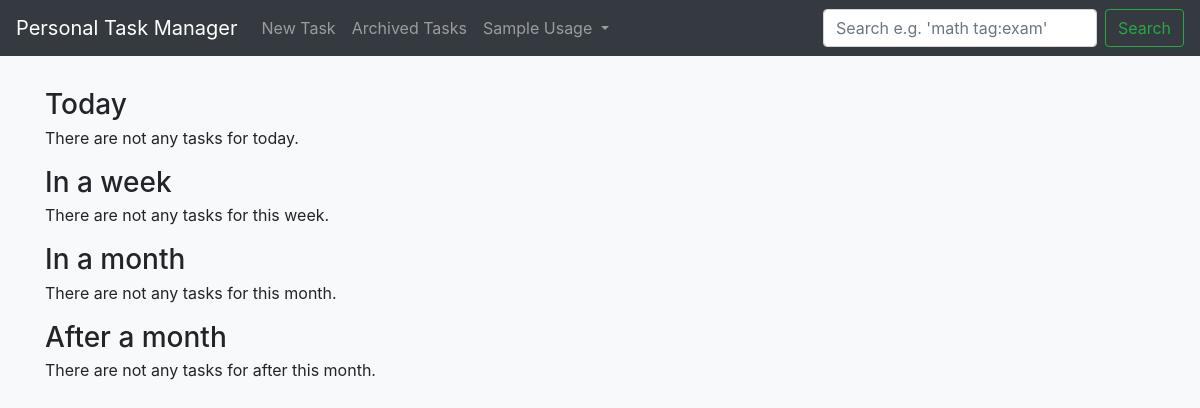
Before: / with the older database file.
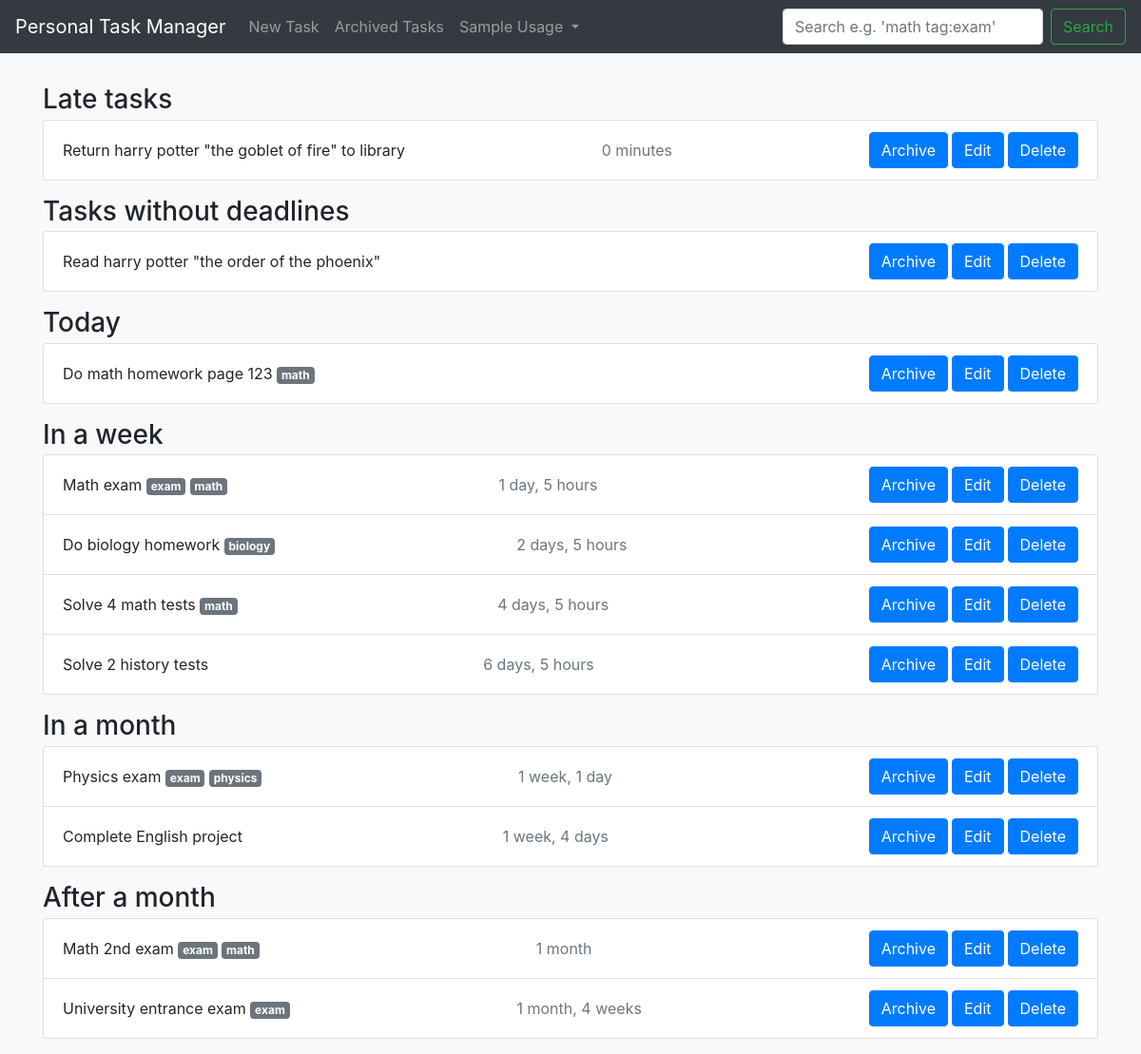
After: the same page with the newer database file.
### app/models.py (models this page shows)
class Task(models.Model):
    description = models.CharField(max_length=200)
    deadline = models.DateTimeField(null=True, blank=True)
    archive_date = models.DateTimeField(null=True, blank=True)
    class Meta:
        ordering = ['deadline']

class Tag(models.Model):
    text = models.CharField(max_length=20)
    tasks = models.ManyToManyField(Task)

### app/views.py (the view)
# urls.py: path('', views.index, name='index'),
def index(request):
    task_list = Task.objects.filter(archive_date__isnull=True)
    today = datetime.date.today()
    in_a_week = today + datetime.timedelta(days=7)
    in_a_month = today + datetime.timedelta(days=30)
    task_list_no_deadline = task_list.filter(deadline=None)
    task_list_late = task_list.filter(deadline__date__lt=today)
    task_list_today = task_list.filter(deadline__date=today)
    task_list_week = task_list.filter(deadline__date__gt=today, deadline__date__lte=in_a_week)
    task_list_month = task_list.filter(deadline__date__gt=in_a_week, deadline__date__lte=in_a_month)
    task_list_other = task_list.filter(deadline__date__gt=in_a_month)
    context = {'task_list': task_list, 'task_list_no_deadline': task_list_no_deadline, 'task_list_late': task_list_late,
               'task_list_today': task_list_today, 'task_list_week': task_list_week, 'task_list_month': task_list_month,
               'task_list_other': task_list_other}
    return render(request, 'app/index.html', context)

### app/templates/app/index.html (shortened to what this page needs)
{% extends "app/base.html" %}
{% block main %}
    {% if task_list_late %}
        <h3 class="mt-3 mb-1">Late tasks</h3>
        <ul class="list-group">
            {% for task in task_list_late %}
                <li class="list-group-item d-flex justify-content-between flex-wrap align-items-center">
                    <div>
                        {{ task.description }}
                    </div>
                    <div class="text-muted">{{ task.deadline|timeuntil }}</div>
                    <div class="d-flex flex-wrap">
                        <form class="mr-1" action="{% url 'app:archive_toggle' %}" method="post">
                            {% if task.archive_date %}
                                <button class="btn btn-primary" type="submit">Unarchive</button>
                            {% else %}
                                <button class="btn btn-primary" type="submit">Archive</button>
                            {% endif %}
                        </form>
                        <form class="mr-1" action="{% url 'app:edit' %}" method="post">
                            <button class="btn btn-primary" type="submit">Edit</button>
                        </form>
                        <form action="{% url 'app:delete' %}" method="post">
                            <button class="btn btn-primary" type="submit" name="task_delete">Delete</button>
                        </form>
                    </div>
                </li>
            {% endfor %}
        </ul>
    {% endif %}
    {% if task_list_no_deadline %}
        <h3 class="mt-3 mb-1">Tasks without deadlines</h3>
        <ul class="list-group">
            {% for task in task_list_no_deadline %}
                <li class="list-group-item d-flex justify-content-between flex-wrap align-items-center">
                    <div>
                        {{ task.description }}
                    </div>
                    <div class="d-flex flex-wrap">
                        <form class="mr-1" action="{% url 'app:archive_toggle' %}" method="post">
                            {% if task.archive_date %}
                                <button class="btn btn-primary" type="submit">Unarchive</button>
                            {% else %}
                                <button class="btn btn-primary" type="submit">Archive</button>
                            {% endif %}
                        </form>
                        <form class="mr-1" action="{% url 'app:edit' %}" method="post">
                            <button class="btn btn-primary" type="submit">Edit</button>
                        </form>
                        <form action="{% url 'app:delete' %}" method="post">
                            <button class="btn btn-primary" type="submit" name="task_delete">Delete</button>
                        </form>
                    </div>
                </li>
            {% endfor %}
        </ul>
    {% endif %}
    <h3 class="mt-3 mb-1">Today</h3>
    {% if task_list_today %}
        <ul class="list-group">
            {% for task in task_list_today %}
                <li class="list-group-item d-flex justify-content-between flex-wrap align-items-center">
                    <div>
                        {{ task.description }}
                        {% if task.tag_set.all %}
                            {% for tag in task.tag_set.all %}
                                <a class="badge badge-secondary"
                                   href="{% url 'app:search' %}?query=tag:{{ tag.text }}">{{ tag.text }}</a>
                            {% endfor %}
                        {% endif %}
                    </div>
                    <div class="d-flex flex-wrap">
                        <form class="mr-1" action="{% url 'app:archive_toggle' %}" method="post">
                            {% if task.archive_date %}
                                <button class="btn btn-primary" type="submit">Unarchive</button>
                            {% else %}
                                <button class="btn btn-primary" type="submit">Archive</button>
                            {% endif %}
                        </form>
                        <form class="mr-1" action="{% url 'app:edit' %}" method="post">
                            <button class="btn btn-primary" type="submit">Edit</button>
                        </form>
                        <form action="{% url 'app:delete' %}" method="post">
                            <button class="btn btn-primary" type="submit" name="task_delete">Delete</button>
                        </form>
                    </div>
                </li>
            {% endfor %}
        </ul>
    {% else %}
        <p>There are not any tasks for today.</p>
    {% endif %}
    <h3 class="mt-3 mb-1">In a week</h3>
    {% if task_list_week %}
        <ul class="list-group">
            {% for task in task_list_week %}
                <li class="list-group-item d-flex justify-content-between flex-wrap align-items-center">
                    <div>
                        {{ task.description }}
                        {% if task.tag_set.all %}
                            {% for tag in task.tag_set.all %}
                                <a class="badge badge-secondary"
                                   href="{% url 'app:search' %}?query=tag:{{ tag.text }}">{{ tag.text }}</a>
                            {% endfor %}
                        {% endif %}
                    </div>
                    <div class="text-muted">{{ task.deadline|timeuntil }}</div>
                    <div class="d-flex flex-wrap">
                        <form class="mr-1" action="{% url 'app:archive_toggle' %}" method="post">
                            {% if task.archive_date %}
                                <button class="btn btn-primary" type="submit">Unarchive</button>
                            {% else %}
                                <button class="btn btn-primary" type="submit">Archive</button>
                            {% endif %}
                        </form>
                        <form class="mr-1" action="{% url 'app:edit' %}" method="post">
                            <button class="btn btn-primary" type="submit">Edit</button>
                        </form>
                        <form action="{% url 'app:delete' %}" method="post">
                            <button class="btn btn-primary" type="submit" name="task_delete">Delete</button>
                        </form>
                    </div>
                </li>
            {% endfor %}
        </ul>
    {% else %}
        <p>There are not any tasks for this week.</p>
    {% endif %}
    <h3 class="mt-3 mb-1">In a month</h3>
    {% if task_list_month %}
        <ul class="list-group">
            {% for task in task_list_month %}
                <li class="list-group-item d-flex justify-content-between flex-wrap align-items-center">
                    <div>
                        {{ task.description }}
                        {% if task.tag_set.all %}
                            {% for tag in task.tag_set.all %}
                                <a class="badge badge-secondary"
                                   href="{% url 'app:search' %}?query=tag:{{ tag.text }}">{{ tag.text }}</a>
                            {% endfor %}
                        {% endif %}
                    </div>
                    <div class="text-muted">{{ task.deadline|timeuntil }}</div>
                    <div class="d-flex flex-wrap">
                        <form class="mr-1" action="{% url 'app:archive_toggle' %}" method="post">
                            {% if task.archive_date %}
                                <button class="btn btn-primary" type="submit">Unarchive</button>
                            {% else %}
                                <button class="btn btn-primary" type="submit">Archive</button>
                            {% endif %}
                        </form>
                        <form class="mr-1" action="{% url 'app:edit' %}" method="post">
                            <button class="btn btn-primary" type="submit">Edit</button>
                        </form>
                        <form action="{% url 'app:delete' %}" method="post">
                            <button class="btn btn-primary" type="submit" name="task_delete">Delete</button>
                        </form>
                    </div>
                </li>
            {% endfor %}
        </ul>
    {% else %}
        <p>There are not any tasks for this month.</p>
    {% endif %}
    <h3 class="mt-3 mb-1">After a month</h3>
    {% if task_list_other %}
        <ul class="list-group">
            {% for task in task_list_other %}
                <li class="list-group-item d-flex justify-content-between flex-wrap align-items-center">
                    <div>
                        {{ task.description }}
                        {% if task.tag_set.all %}
                            {% for tag in task.tag_set.all %}
                                <a class="badge badge-secondary"
                                   href="{% url 'app:search' %}?query=tag:{{ tag.text }}">{{ tag.text }}</a>
                            {% endfor %}
                        {% endif %}
                    </div>
                    <div class="text-muted">{{ task.deadline|timeuntil }}</div>
                    <div class="d-flex flex-wrap">
                        <form class="mr-1" action="{% url 'app:archive_toggle' %}" method="post">
                            {% if task.archive_date %}
                                <button class="btn btn-primary" type="submit">Unarchive</button>
                            {% else %}
                                <button class="btn btn-primary" type="submit">Archive</button>
                            {% endif %}
                        </form>
                        <form class="mr-1" action="{% url 'app:edit' %}" method="post">
                            <button class="btn btn-primary" type="submit">Edit</button>
                        </form>
                        <form action="{% url 'app:delete' %}" method="post">
                            <button class="btn btn-primary" type="submit" name="task_delete">Delete</button>
                        </form>
                    </div>
                </li>
            {% endfor %}
        </ul>
    {% else %}
        <p>There are not any tasks for after this month.</p>
    {% endif %}
{% endblock main %}

### app/templates/app/base.html (shortened to what this page needs)
<!doctype html>
<html lang="en">
<head>
    <link rel="stylesheet" href="https://stackpath.bootstrapcdn.com/bootstrap/4.1.1/css/bootstrap.min.css"
>
</head>
<body class="bg-light">
<header>
    <nav class="navbar navbar-expand-sm navbar-dark bg-dark">
        <a class="navbar-brand" href="{% url 'app:index' %}">Personal Task Manager</a>
        <div id="navbarCollapse" class="collapse navbar-collapse">
            <ul class="navbar-nav mr-auto">
                {% block navigation %}
                    <li class="nav-item">
                        <a class="nav-link" href="{% url 'app:add' %}">New Task</a>
                    </li>
                    <li class="nav-item">
                        <a class="nav-link" href="{% url 'app:archived' %}">Archived Tasks</a>
                    </li>
                    <li class="nav-item dropdown">
                        <a class="nav-link dropdown-toggle" href="#" id="navbarDropdown" role="button"
                           data-toggle="dropdown" aria-haspopup="true" aria-expanded="false">
                            Sample Usage
                        </a>
                    </li>
                {% endblock %}
            </ul>
            <form class="form-inline mt-2 mt-sm-0" action="{% url 'app:search' %}" method="get">
                <input class="form-control mr-sm-2" placeholder="Search e.g. 'math tag:exam' " aria-label="Search"
                       type="text" name="query">
                <button class="btn btn-outline-success my-2 my-sm-0" type="submit">Search</button>
            </form>
        </div>
    </nav>
</header>
<main class="container py-3">
    {% block main %}{% endblock %}
</main>
</body>
</html>

Changed rows visible on the page:
added Task: description "Return harry potter \"the goblet of fire\" to library", deadline "0 minutes", shows "Archive", shown under "Late tasks"
added Task: description "Read harry potter \"the order of the phoenix\"", shows "Archive", shown under "Tasks without deadlines"
added Task: description "Do math homework page 123", shows "Archive", shown under "Today"
added Tag: text "math"
added Task: description "Math exam", deadline "1 day, 5 hours", shows "Archive", shown under "In a week"
added Tag: text "exam"
added Task: description "Do biology homework", deadline "2 days, 5 hours", shows "Archive", shown under "In a week"
added Tag: text "biology", shown under "Do biology homework"
added Task: description "Solve 4 math tests", deadline "4 days, 5 hours", shows "Archive", shown under "In a week"
added Task: description "Solve 2 history tests", deadline "6 days, 5 hours", shows "Archive", shown under "In a week"
added Task: description "Physics exam", deadline "1 week, 1 day", shows "Archive", shown under "In a month"
added Tag: text "physics", shown under "Physics exam"
added Task: description "Complete English project", deadline "1 week, 4 days", shows "Archive", shown under "In a month"
added Task: description "Math 2nd exam", deadline "1 month", shows "Archive", shown under "After a month"
added Task: description "University entrance exam", deadline "1 month, 4 weeks", shows "Archive", shown under "After a month"
Other visible differences:
text no longer shown: "There are not any tasks for today. There are not any tasks for this week. There are not any tasks for this month. There are not any tasks for after this month."
text now shown: "Late tasks Tasks without deadlines"
